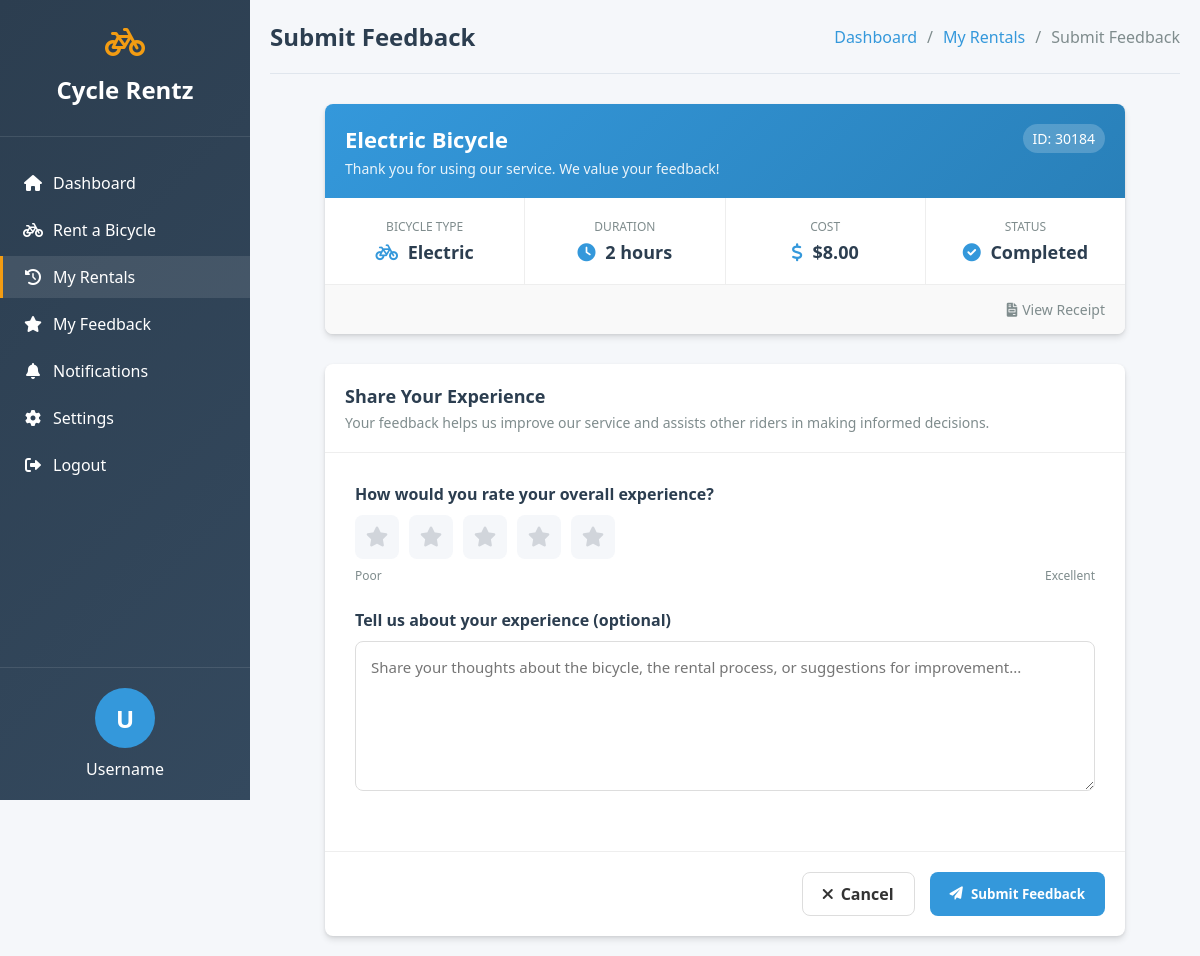
Page /feedback/1/ (signed in) on the committed database.
### rental/models.py (models this page shows, shortened)
class Rental(models.Model):
    user = models.ForeignKey(User, on_delete=models.CASCADE)
    bicycle = models.ForeignKey(Bicycle, on_delete=models.CASCADE)
    start_time = models.DateTimeField(auto_now_add=True)
    end_time = models.DateTimeField(null=True, blank=True)
    duration = models.IntegerField()
    cost = models.DecimalField(max_digits=6, decimal_places=2)
    rating = models.IntegerField(
        null=True, blank=True, choices=[(i, i) for i in range(1, 6)]
    )
    review = models.TextField(null=True, blank=True)
    transaction_id = models.CharField(max_length=12, null=True, blank=True, unique=True)

class Bicycle(models.Model):
    bicycle_id = models.CharField(max_length=10, unique=True)
    type = models.CharField(max_length=50)
    status = models.CharField(max_length=20, default="available")
    image = models.ImageField(upload_to="bicycles/", null=True, blank=True)
    price_per_hour = models.DecimalField(
        max_digits=5, decimal_places=2, default=2.00
    )  # New field

### rental/views.py (the view)
# urls.py: path("feedback/<int:rental_id>/", views.submit_feedback, name="submit_feedback"),
@login_required
def submit_feedback(request, rental_id):
    rental = get_object_or_404(Rental, id=rental_id, user=request.user)
    if rental.end_time is None:
        return HttpResponse(
            "Please return the bicycle before leaving feedback", status=400
        )
    if request.method == "POST":
        form = FeedbackForm(request.POST, instance=rental)
        if form.is_valid():
            form.save()
            return redirect("dashboard")
    else:
        form = FeedbackForm(instance=rental)
    return render(request, "rental/feedback.html", {"form": form, "rental": rental})

### rental/forms.py
class FeedbackForm(forms.ModelForm):
    class Meta:
        model = Rental
        fields = ["rating", "review"]
        widgets = {
            "rating": forms.Select(choices=[(i, f"{i} stars") for i in range(1, 6)]),
            "review": forms.Textarea(
                attrs={"rows": 3, "placeholder": "Write your review here..."}
            ),
        }

### rental/templates/rental/feedback.html (shortened to what this page needs)
<!DOCTYPE html>
<html lang="en">
<head>
    <link href="https://cdnjs.cloudflare.com/ajax/libs/font-awesome/6.0.0-beta3/css/all.min.css" rel="stylesheet">
</head>
<body>
    <div class="sidebar">
        <div class="sidebar-header">
            <div class="logo-icon"><i class="fas fa-bicycle"></i></div>
            <h1>Cycle Rentz</h1>
        </div>
        <div class="sidebar-menu">
            <ul>
                <li><a href="#"><i class="fas fa-home"></i> <span>Dashboard</span></a></li>
                <li><a href="#"><i class="fas fa-bicycle"></i> <span>Rent a Bicycle</span></a></li>
                <li class="active"><a href="#"><i class="fas fa-history"></i> <span>My Rentals</span></a></li>
                <li><a href="#"><i class="fas fa-star"></i> <span>My Feedback</span></a></li>
                <li><a href="#"><i class="fas fa-bell"></i> <span>Notifications</span></a></li>
                <li><a href="#"><i class="fas fa-cog"></i> <span>Settings</span></a></li>
                <li><a href="#"><i class="fas fa-sign-out-alt"></i> <span>Logout</span></a></li>
            </ul>
        </div>
        <div class="user-profile">
            <div class="avatar">U</div>
            <p class="username">Username</p>
        </div>
    </div>
    <div class="main-content">
        <div class="top-bar">
            <div class="page-title">
                <h1>Submit Feedback</h1>
            </div>
            <div class="breadcrumb-wrapper">
                <ul class="breadcrumb">
                    <li><a href="#">Dashboard</a></li>
                    <li><a href="#">My Rentals</a></li>
                    <li class="current">Submit Feedback</li>
                </ul>
            </div>
        </div>
        <div class="feedback-container">
            <div class="rental-info">
                <div class="rental-header">
                    <div class="rental-id">ID: {{ rental.bicycle.bicycle_id }}</div>
                    <h2 class="rental-title">{{ rental.bicycle.type }} Bicycle</h2>
                    <p class="rental-subtitle">Thank you for using our service. We value your feedback!</p>
                </div>
                <div class="rental-details">
                    <div class="detail-item">
                        <div class="detail-label">Bicycle Type</div>
                        <div class="detail-value"><i class="fas fa-bicycle"></i> {{ rental.bicycle.type }}</div>
                    </div>
                    <div class="detail-item">
                        <div class="detail-label">Duration</div>
                        <div class="detail-value"><i class="fas fa-clock"></i> {{ rental.duration }} hours</div>
                    </div>
                    <div class="detail-item">
                        <div class="detail-label">Cost</div>
                        <div class="detail-value"><i class="fas fa-dollar-sign"></i> ${{ rental.cost }}</div>
                    </div>
                    <div class="detail-item">
                        <div class="detail-label">Status</div>
                        <div class="detail-value"><i class="fas fa-check-circle"></i> Completed</div>
                    </div>
                </div>
                <div class="rental-actions">
                    <a href="#" class="action-link"><i class="fas fa-file-invoice"></i> View Receipt</a>
                </div>
            </div>
            <div class="feedback-form">
                <div class="feedback-header">
                    <h3 class="feedback-title">Share Your Experience</h3>
                    <p class="feedback-subtitle">Your feedback helps us improve our service and assists other riders in
                        making informed decisions.</p>
                </div>
                <form method="post">
                    <div class="form-body">
                        <div class="form-group">
                            <label class="form-label">How would you rate your overall experience?</label>
                            <div class="star-rating">
                                <label for="star5"><i class="fas fa-star"></i></label>
                                <label for="star4"><i class="fas fa-star"></i></label>
                                <label for="star3"><i class="fas fa-star"></i></label>
                                <label for="star2"><i class="fas fa-star"></i></label>
                                <label for="star1"><i class="fas fa-star"></i></label>
                            </div>
                            <div class="rating-labels">
                                <span class="rating-label">Poor</span>
                                <span class="rating-label">Excellent</span>
                            </div>
                        </div>
                        <div class="form-group">
                            <label class="form-label" for="review">Tell us about your experience (optional)</label>
                            <textarea class="form-control" id="review" name="review"
                                placeholder="Share your thoughts about the bicycle, the rental process, or suggestions for improvement..."></textarea>
                        </div>
                    </div>
                    <div class="form-footer">
                        <a href="#" class="btn btn-outline"><i class="fas fa-times"></i> Cancel</a>
                        <button type="submit" class="btn btn-primary"><i class="fas fa-paper-plane"></i> Submit
                            Feedback</button>
                    </div>
                </form>
            </div>
        </div>
    </div>
</body>
</html>

### rows in the picture
Rental: bicycle.bicycle_id "30184", bicycle.type "Electric", duration "2", cost "8.00"
